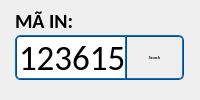
                 <widget class="QWidget" name="widget_3" native="true">
                  <layout class="QVBoxLayout" name="verticalLayout_14">
                   <property name="spacing">
                    <number>0</number>
                   </property>
                   <property name="leftMargin">
                    <number>5</number>
                   </property>
                   <property name="topMargin">
                    <number>5</number>
                   </property>
                   <property name="rightMargin">
                    <number>5</number>
                   </property>
                   <property name="bottomMargin">
                    <number>5</number>
                   </property>
                   <item>
                    <widget class="QWidget" name="widget_25" native="true">
                     <property name="maximumSize">
                      <size>
                       <width>16777215</width>
                       <height>30</height>
                      </size>
                     </property>
                     <layout class="QHBoxLayout" name="horizontalLayout_13">
                      <property name="leftMargin">
                       <number>10</number>
                      </property>
                      <property name="topMargin">
                       <number>3</number>
                      </property>
                      <property name="rightMargin">
                       <number>10</number>
                      </property>
                      <property name="bottomMargin">
                       <number>0</number>
                      </property>
                      <item>
                       <widget class="QLabel" name="label_15">
                        <property name="maximumSize">
                         <size>
                          <width>16777215</width>
                          <height>20</height>
                         </size>
                        </property>
                        <property name="font">
                         <font>
                          <family>Calibri</family>
                          <pointsize>15</pointsize>
                          <weight>75</weight>
                          <bold>true</bold>
                         </font>
                        </property>
                        <property name="text">
                         <string>MÃ IN:</string>
                        </property>
                       </widget>
                      </item>
                     </layout>
                    </widget>
                   </item>
                   <item>
                    <widget class="QWidget" name="widget_26" native="true">
                     <property name="maximumSize">
                      <size>
                       <width>16777215</width>
                       <height>16777215</height>
                      </size>
                     </property>
                     <property name="font">
                      <font>
                       <family>Calibri</family>
                       <pointsize>3</pointsize>
                       <weight>75</weight>
                       <bold>true</bold>
                      </font>
                     </property>
                     <property name="styleSheet">
                      <string notr="true">#txtMaIn1 {
	border-top-left-radius: 5px;
	border-bottom-left-radius: 5px;
	border-right: 2px ridge #084a84;
	border-left: 2px ridge #084a84;
	border-top: 2px ridge #084a84;	
	border-bottom: 2px ridge #084a84;
}

#btnSearchMaIn1 {
	border-top-right-radius: 5px;
	border-bottom-right-radius: 5px;
	border-right: 2px ridge #084a84;
	border-left: 2px ridge #084a84;
	border-top: 2px ridge #084a84;	
	border-bottom: 2px ridge #084a84;
}</string>
                     </property>
                     <layout class="QHBoxLayout" name="horizontalLayout_14">
                      <property name="spacing">
                       <number>0</number>
                      </property>
                      <property name="leftMargin">
                       <number>0</number>
                      </property>
                      <property name="topMargin">
                       <number>0</number>
                      </property>
                      <property name="rightMargin">
                       <number>0</number>
                      </property>
                      <property name="bottomMargin">
                       <number>0</number>
                      </property>
                      <item>
                       <widget class="QWidget" name="widget_27" native="true">
                        <property name="maximumSize">
                         <size>
                          <width>16777215</width>
                          <height>16777215</height>
                         </size>
                        </property>
                        <widget class="QLineEdit" name="txtMaIn1">
                         <property name="geometry">
                          <rect>
                           <x>10</x>
                           <y>0</y>
                           <width>620</width>
                           <height>45</height>
                          </rect>
                         </property>
                         <property name="sizePolicy">
                          <sizepolicy hsizetype="Expanding" vsizetype="Maximum">
                           <horstretch>0</horstretch>
                           <verstretch>0</verstretch>
                          </sizepolicy>
                         </property>
                         <property name="maximumSize">
                          <size>
                           <width>16777215</width>
                           <height>16777215</height>
                          </size>
                         </property>
                         <property name="font">
                          <font>
                           <family>Calibri</family>
                           <pointsize>26</pointsize>
                           <weight>50</weight>
                           <bold>false</bold>
                          </font>
                         </property>
                         <property name="text">
                          <string>1236152784618971723128937</string>
                         </property>
                        </widget>
                       </widget>
                      </item>
                      <item>
                       <widget class="QWidget" name="widget_28" native="true">
                        <property name="minimumSize">
                         <size>
                          <width>50</width>
                          <height>0</height>
                         </size>
                        </property>
                        <property name="maximumSize">
                         <size>
                          <width>70</width>
                          <height>16777215</height>
                         </size>
                        </property>
                        <widget class="QPushButton" name="btnSearchMaIn1">
                         <property name="geometry">
                          <rect>
                           <x>0</x>
                           <y>0</y>
                           <width>59</width>
                           <height>45</height>
                          </rect>
                         </property>
                         <property name="cursor">
                          <cursorShape>PointingHandCursor</cursorShape>
                         </property>
                         <property name="mouseTracking">
                          <bool>true</bool>
                         </property>
                         <property name="text">
                          <string>Search</string>
                         </property>
                         <property name="flat">
                          <bool>true</bool>
                         </property>
                        </widget>
                       </widget>
                      </item>
                     </layout>
                    </widget>
                   </item>
                  </layout>
                 </widget>
